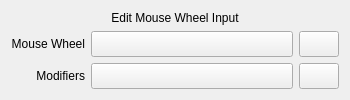
<?xml version="1.0" encoding="utf-8"?>
<ui version="4.0">
 <author>
    SPDX-FileCopyrightText: none
    SPDX-License-Identifier: GPL-3.0-or-later
  </author>
 <class>KisWheelInputEditor</class>
 <widget class="QWidget" name="KisWheelInputEditor">
  <property name="geometry">
   <rect>
    <x>0</x>
    <y>0</y>
    <width>350</width>
    <height>100</height>
   </rect>
  </property>
  <property name="sizePolicy">
   <sizepolicy hsizetype="MinimumExpanding" vsizetype="Fixed">
    <horstretch>0</horstretch>
    <verstretch>0</verstretch>
   </sizepolicy>
  </property>
  <layout class="QGridLayout" name="gridLayout_2">
   <item column="1" row="2">
    <widget class="KisInputButton" name="modifiersButton">
     <property name="sizePolicy">
      <sizepolicy hsizetype="MinimumExpanding" vsizetype="Minimum">
       <horstretch>0</horstretch>
       <verstretch>0</verstretch>
      </sizepolicy>
     </property>
    </widget>
   </item>
   <item column="0" row="1">
    <widget class="QLabel" name="wheelLabel">
     <property name="styleSheet">
      <string notr="true">background: none;</string>
     </property>
     <property name="text">
      <string>Mouse Wheel</string>
     </property>
     <property name="alignment">
      <set>Qt::AlignRight|Qt::AlignTrailing|Qt::AlignVCenter</set>
     </property>
    </widget>
   </item>
   <item colspan="3" column="0" row="0">
    <widget class="QLabel" name="label">
     <property name="sizePolicy">
      <sizepolicy hsizetype="Minimum" vsizetype="Fixed">
       <horstretch>0</horstretch>
       <verstretch>0</verstretch>
      </sizepolicy>
     </property>
     <property name="text">
      <string>Edit Mouse Wheel Input</string>
     </property>
     <property name="alignment">
      <set>Qt::AlignCenter</set>
     </property>
    </widget>
   </item>
   <item column="1" row="1">
    <widget class="KisInputButton" name="wheelButton">
     <property name="sizePolicy">
      <sizepolicy hsizetype="MinimumExpanding" vsizetype="Minimum">
       <horstretch>0</horstretch>
       <verstretch>0</verstretch>
      </sizepolicy>
     </property>
    </widget>
   </item>
   <item column="0" row="2">
    <widget class="QLabel" name="modifiersLabel">
     <property name="styleSheet">
      <string notr="true">background: none;</string>
     </property>
     <property name="text">
      <string>Modifiers</string>
     </property>
     <property name="alignment">
      <set>Qt::AlignRight|Qt::AlignTrailing|Qt::AlignVCenter</set>
     </property>
    </widget>
   </item>
   <item column="2" row="1">
    <widget class="QPushButton" name="clearWheelButton">
     <property name="sizePolicy">
      <sizepolicy hsizetype="Minimum" vsizetype="Minimum">
       <horstretch>0</horstretch>
       <verstretch>0</verstretch>
      </sizepolicy>
     </property>
    </widget>
   </item>
   <item column="2" row="2">
    <widget class="QPushButton" name="clearModifiersButton">
     <property name="sizePolicy">
      <sizepolicy hsizetype="Minimum" vsizetype="Minimum">
       <horstretch>0</horstretch>
       <verstretch>0</verstretch>
      </sizepolicy>
     </property>
    </widget>
   </item>
  </layout>
 </widget>
 <customwidgets>
  <customwidget>
   <class>KisInputButton</class>
   <extends>QPushButton</extends>
   <header>input/ui/config/kis_input_button.h</header>
  </customwidget>
 </customwidgets>
 <resources/>
 <connections/>
</ui>
